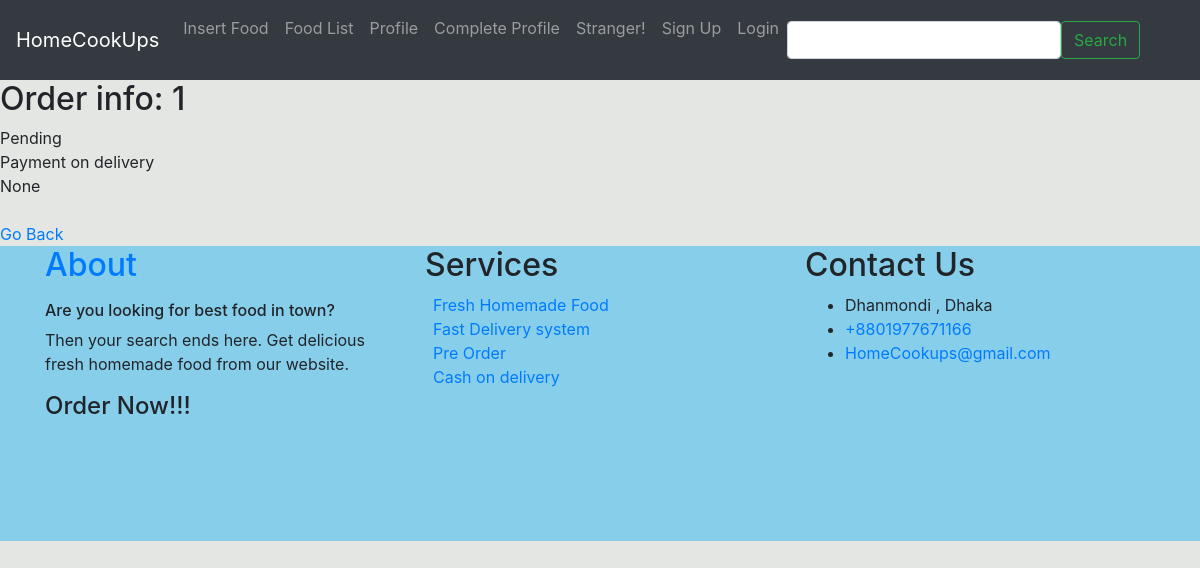
Before: /Order/ with the older database file.
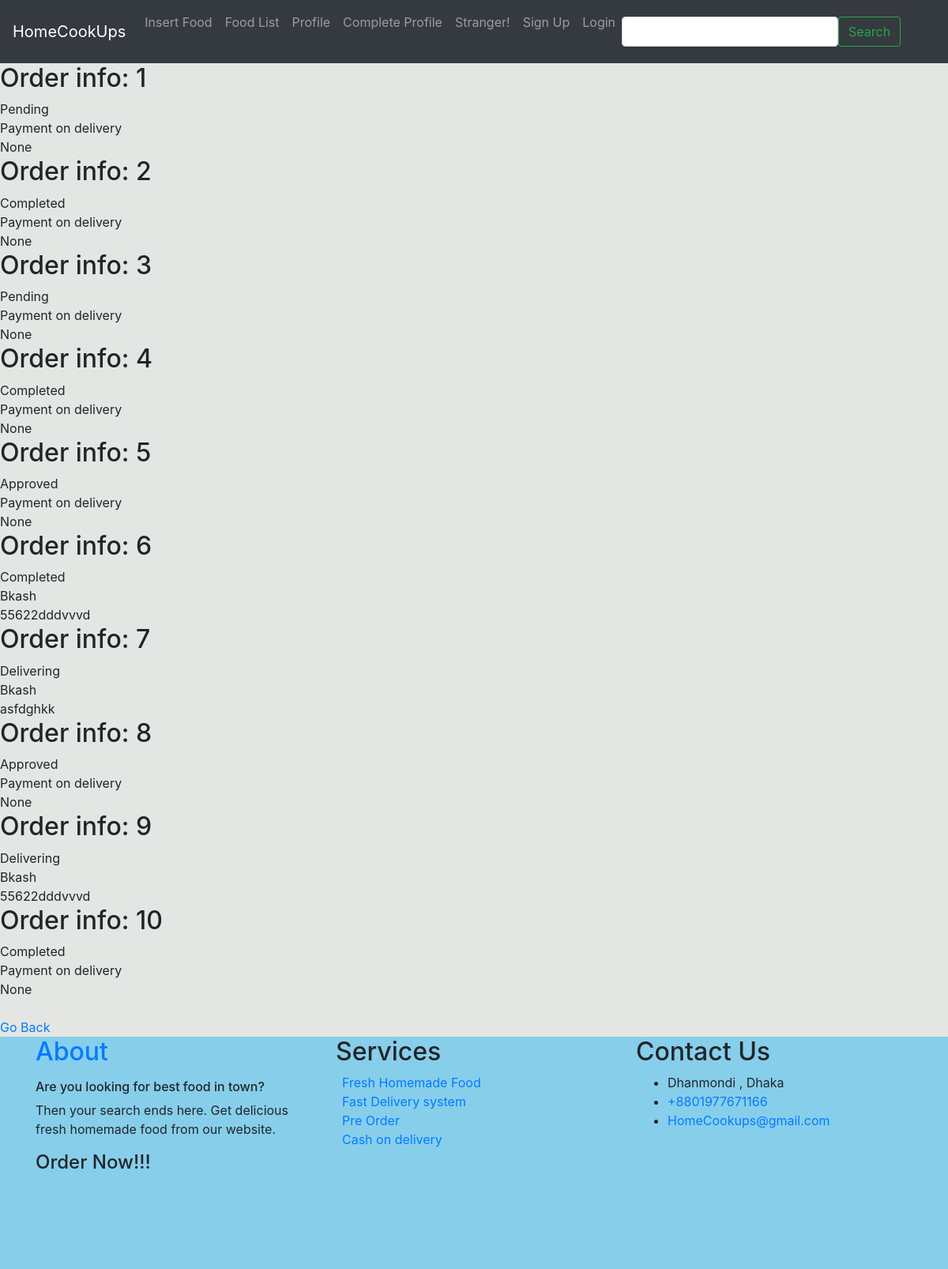
After: the same page with the newer database file.
### OrderManagement/models.py (models this page shows, shortened)
class Order(models.Model):
    STATUS_CHOICES = (
        ('Pending', 'Pending'),
        ('Approved', 'Approved'),
        ('Delivering', 'Delivering'),
        ('Completed', 'Completed')
    )
    status = models.CharField(max_length=30, choices=STATUS_CHOICES, default='Pending')
    PAYMENT_CHOICES = (
        ('Bkash', 'Bkash'),
        ('Rocket', 'Rocket'),
        ('Payment on delivery', 'Payment on delivery')
    )
    payment_options = models.CharField(max_length=50, choices=PAYMENT_CHOICES, default='Payment on delivery')
    is_paid = models.BooleanField(default=False)
    transaction_id = models.CharField(max_length=30, null=True, blank=True)
    food = models.ForeignKey(Food, on_delete=models.CASCADE, default=1)
    user = models.ForeignKey(User, on_delete=models.CASCADE, default=1)

### OrderManagement/views.py (the view)
# urls.py: path('Order/', order_views.showOrders, name='Order'),
def showOrders(request):
    orderList = Order.objects.all()
    context = {
        'Order': orderList
    }
    return render(request, 'OrderManagement/OrderList.html', context)

### templates/OrderManagement/OrderList.html
{% extends 'merchant_base.html' %}
{% block content %}
    {% for o in Order %}
        <h2>Order info:  {{ o.id }} </h2>
        {{ o.status}} <br>
        {{ o.payment_options}} <br>
        {{ o.transaction_id}} <br>
    {% endfor %}
{% endblock content %}

### templates/merchant_base.html (shortened to what this page needs)
{% load static %}
<!DOCTYPE html>
<html lang="en">
<head>
    <link rel="stylesheet" href="https://stackpath.bootstrapcdn.com/bootstrap/4.5.2/css/bootstrap.min.css">
</head>
<body>
<nav class="navbar navbar-expand-lg navbar-dark bg-dark">
  <a class="navbar-brand" href="{% url 'main-home' %}">HomeCookUps</a>
  <div class="collapse navbar-collapse" id="navbarSupportedContent">
    <ul class="navbar-nav mr-auto">
     <li class="nav-item">
        <a class="nav-link" href="{% url 'insertFood' %}">Insert Food</a>
      </li>
        <li class="nav-item">
        <a class="nav-link" href="{% url 'Food' %}">Food List</a>
      </li>
        <li class="nav-item">
        <a class="nav-link" href="{% url 'View_Profile' %}">Profile</a>
      </li>
        <li class="nav-item">
        <a class="nav-link" href="{% url 'Complete_Profile' %}">Complete Profile</a>
      </li>
        {% if user.is_authenticated %}
                 <li class="nav-item">
        <a class="nav-link" href="#"><h7> {{ user.username }}</h7></a>
      </li>
             <li class="nav-item">
        <a class="nav-link" href="{% url 'logout' %}">Logout</a>
      </li>
{% else %}
           <li class="nav-item">
        <a class="nav-link" href="#"><h7> Stranger!</h7></a>
      </li>
             <li class="nav-item">
   <a class="nav-link" href="{% url 'merchant_registration' %}">Sign Up</a><br>
            </li>
            <li class="nav-item">
   <a class="nav-link" href="{% url 'login' %}">Login</a><br>
             </li>
{% endif %}
                   <form class="form-inline" method="POST" action="{% url 'Food' %}">
              <input class="form-control " type="search" name="search">
              <button class="btn btn-outline-success" type="submit">Search</button>
            </form>
   </ul>
</div>
</nav>
{% block content %}
{% endblock content %}
<br>
    <a href="javascript:history.back()">Go Back</a>
<br>
 <footer class="ftco-footer ftco-section" style="background-color: #87CEEB ">
      <div class="container">
        <div class="row mb-5">
          <div class="col-md">
            <div class="ftco-footer-widget mb-4">
              <h2 class="ftco-heading-2"><a href="{% url 'abouts' %}">About</a></h2>
              <p> <h6> Are you looking for best food in town?</h6> Then your search ends here.
                Get delicious fresh homemade food from our website.
                  </p>
                <h4> Order Now!!!</h4>
            </div>
          </div>
          <div class="col-md">
             <div class="ftco-footer-widget mb-4">
              <h2 class="ftco-heading-2">Services</h2>
              <ul class="list-unstyled">
                <li><a href="#">Fresh Homemade Food</a></li>
                <li><a href="#">Fast Delivery system</a></li>
                <li><a href="#">Pre Order</a></li>
                <li><a href="#">Cash on delivery</a></li>
              </ul>
            </div>
          </div>
          <div class="col-md">
            <div class="ftco-footer-widget mb-4">
            	<h2 class="ftco-heading-2">Contact Us</h2>
            	<div class="block-23 mb-3">
	              <ul>
	                <li><span class="text">Dhanmondi , Dhaka</span></li>
	                <li><a href="#"><span class="text">+8801977671166</span></a></li>
	                <li><a href="#"><span class="text">HomeCookups@gmail.com</span></a></li>
	              </ul>
	            </div>
            </div>
          </div>
        </div>
      </div>
    </footer>
</body>
</html>

### templates/merchant_base.html (style rules this page uses)
body { background-color: #E3E6E3; }

Changed rows visible on the page:
added Order: id "2", status "Completed", payment_options "Payment on delivery", transaction_id "None"
added Order: id "3", status "Pending", payment_options "Payment on delivery", transaction_id "None"
added Order: id "4", status "Completed", payment_options "Payment on delivery", transaction_id "None"
added Order: id "5", status "Approved", payment_options "Payment on delivery", transaction_id "None"
added Order: id "6", status "Completed", payment_options "Bkash", transaction_id "55622dddvvvd"
added Order: id "7", status "Delivering", payment_options "Bkash", transaction_id "asfdghkk"
added Order: id "8", status "Approved", payment_options "Payment on delivery", transaction_id "None"
added Order: id "9", status "Delivering", payment_options "Bkash", transaction_id "55622dddvvvd"
added Order: id "10", status "Completed", payment_options "Payment on delivery", transaction_id "None"
